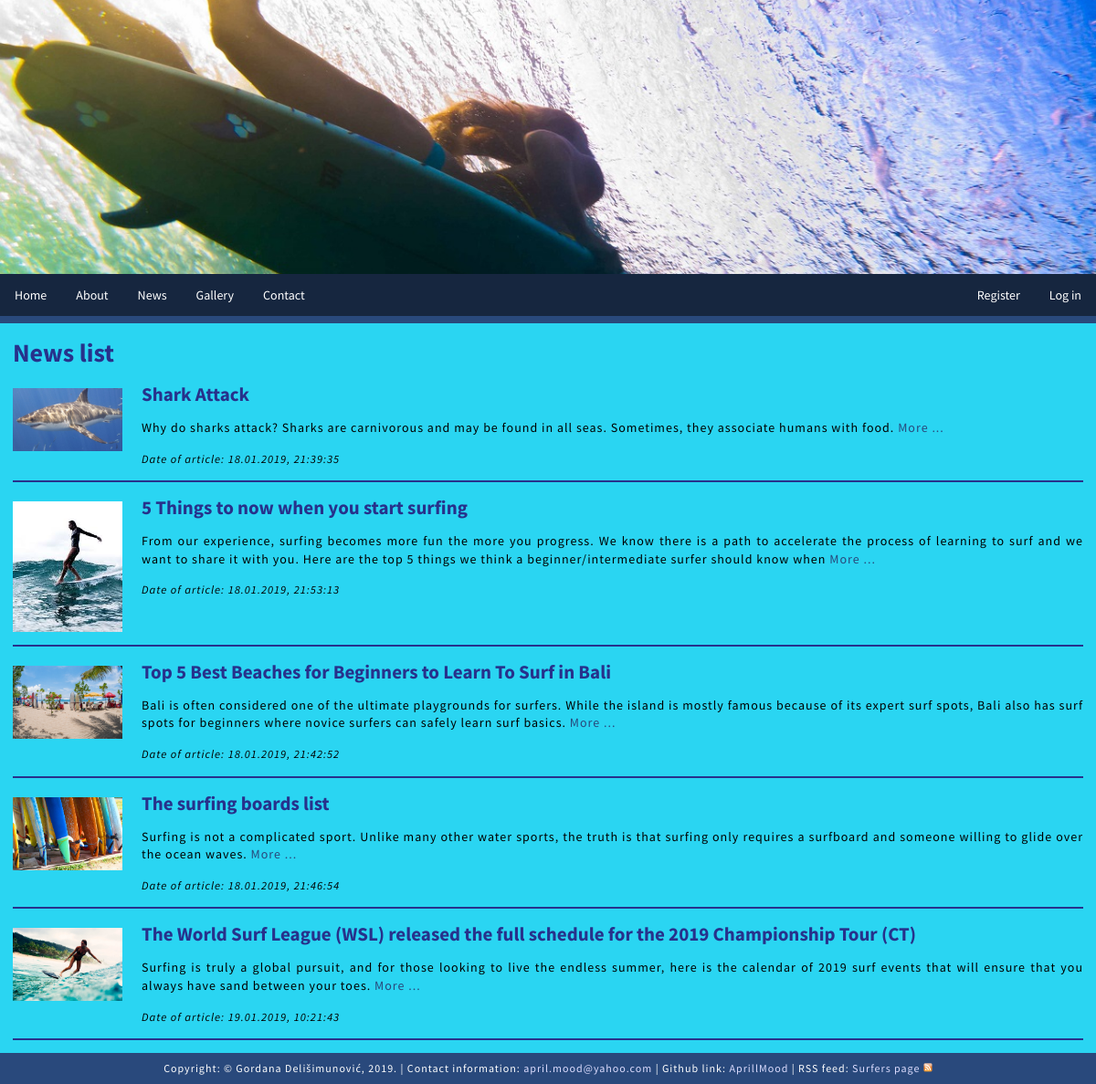
/index.php?menu=3, run on the app's committed database.
### tables this page shows
CREATE TABLE `news` (
  `new_id` int(11) NOT NULL,
  `new_title` varchar(255) NOT NULL,
  `new_shorttext` varchar(255) NOT NULL,
  `new_text` mediumtext NOT NULL,
  `new_date` timestamp NOT NULL DEFAULT CURRENT_TIMESTAMP ON UPDATE CURRENT_TIMESTAMP,
  `new_show` varchar(3) NOT NULL,
  `new_image` varchar(50) NOT NULL,
  `new_imagetext` varchar(50) NOT NULL
);

### news.php (the view)
<?php
print '
	<h1>News list</h1>
	<div class="news">';
$query ="SELECT * FROM news";
$result = @mysqli_query($MySQL, $query);
while($row = @mysqli_fetch_array($result)) {
	if ($row['new_show'] == "Yes"){
		print '
		<a href="commands.php?command=2&new_id='.$row['new_id'].'"><img src="images/News/'.$row['new_image'].'" alt="'.$row['new_image'].'" title="'.$row['new_image'].'"></a>
		<a href="commands.php?command=2&new_id='.$row['new_id'].'"><h2>'.$row['new_title'].'</h2></a>
		<p>'.nl2br($row['new_shorttext']).' <a href="commands.php?command=2&new_id='.$row['new_id'].'">More ...</a></p>
		<p><time datetime="'.parseDate($row['new_date']).'">Date of article: '.parseDate($row['new_date']).'</time></p>
		<hr />
	';
	}
}
print '
	</div>
';
?>

### index.php (shortened to what this page needs)
<?php
$MySQL = mysqli_connect("localhost","root","","goginphprojekt") or die('Error connecting to MySQL server.');
function parseDate($dtm){
	$date = DateTime::createFromFormat('Y-m-d H:i:s', $dtm);
	return $date->format('d.m.Y, H:i:s');
}
print '
<!DOCTYPE html>
<html lang="hr">
	<head>
		<link rel="stylesheet" href="style.css">
		<link href="https://fonts.googleapis.com/css?family=Source+Sans+Pro" rel="stylesheet">
		<meta http-equiv="Content-Type" content="text/html; charset=utf-8" />
		<meta name="description" content="Projektni zadatak HTML i CSS" />
		<meta name="keywords" content="projektni zadatak HTML i CSS,PHP" />
		<meta name="author" content="Gordana Delišimunović" />
		<meta name="viewport" content="width=device-width, initial-scale=1" />
		<title>Projektni zadatak HTML i CSS - Index page</title>
	</head>
	<body>
		<header>
			<div class="banner-image"></div>
			<nav>
				<ul>
					<li><a href="index.php?menu=1">Home</a></li>
					<li><a href="index.php?menu=2">About</a></li>
					<li><a href="index.php?menu=3">News</a></li>
					<li><a href="index.php?menu=4">Gallery</a></li>
					<li><a href="index.php?menu=5">Contact</a></li>';
					if (isset($_SESSION['pageUser']['role']) &&
						($_SESSION['pageUser']['role'] == "Administrator" ||
						 $_SESSION['pageUser']['role'] == "Editor" ||
						 $_SESSION['pageUser']['role'] == "User"))
					{
						print '<li class="nav-right"><a href="commands.php?command=1">Log out</a></li>';
					} else {
						print '<li class="nav-right"><a href="index.php?menu=6">Log in</a></li>';
						print '<li class="nav-right"><a href="index.php?menu=7">Register</a></li>';
					}
				print '
				</ul>
			</nav>
		</header>';
print '
		<div class="user-message">';
		print '</div>
		<main>';
		if (!isset($_GET['news'])) {
			if (!isset($_GET['menu']) || $_GET['menu'] == 1) { include("home.php"); }
			else if ($_GET['menu'] == 2) { include("about.php"); }
			else if ($_GET['menu'] == 3) { include("news.php"); }
		}
		print '
			<footer>
			  <p>Copyright: &copy; Gordana Delišimunović, 2019. | Contact information: <a href="mailto:april.mood@yahoo.com">april.mood@yahoo.com</a> | Github link:
			  <a href="https://github.com/AprillMood/PHP-surfers-page">AprillMood</a> | RSS feed: <a type="application/rss+xml" href="http://localhost/Goga_projekt_pHp/feed/rss.xml" target="_blank">
			Surfers page</a> <img src="images/RssFeed.png" style="width:10px;" alt="RSS feed" title="RSS feed for Surfers page"/>
		  </p>
			</footer>
		</main>
	</body>
</html>';
?>

### style.css (style rules this page uses)
body, html { font-family: 'Source Sans Pro', sans-serif; margin: 0; font-size: 14px; background-color: #2AD5F2; }
main a { color: #29497c; text-decoration: none; }
.banner-image { background-image: url("images/underduck.jpg"); background-position: center; background-repeat: no-repeat; background-size: cover; position: relative; height: 300px; }
header { display: block; width: 100%; }
footer { font-size: 12px; background-color: #29497c; padding: 0.3em; text-align: center; }
footer a { color: #ddddff; }
footer p { color: #ffffff; margin: 0.4em; text-align: center; }
div.user-message { display: block; font-size: 14px; background-color: #29497c; color: white; text-align: right; padding: 4px 16px; }
ul { list-style-type: none; margin: 0; padding: 0; overflow: hidden; background-color: #16263f; }
li { float: left; }
li.nav-right { float: right; }
li a { display: block; color: white; text-align: center; padding: 14px 16px; text-decoration: none; }
h1 { margin: 0.5em; font-size: 2em; color: #27318b; }
h2 { margin: 0.5em; font-size: 1.5em; color: #27318b; }
p { margin: 1em; line-height: 1.4em; letter-spacing: 1px; text-align: justify; }
hr { margin: 1em; border: 0.5px solid #27318b; clear: both; }
img { width: 80%; height: 80%; }
.news img { width: 10%; float: left; padding: 0.5em; margin: 0 1em 0.5em 0.5em; }
.news hr { margin: 1em; border: 0.5px solid #27318b; clear: both; }
.news time { font-size: 90%; font-style: italic; }

### data on the page
news: new_image (picture), new_title "Shark Attack", new_shorttext "Why do sharks attack? Sharks are carnivorous and may be found in all seas. Sometimes, they associate humans with food.", new_date "18.01.2019, 21:39:35"
news: new_image (picture), new_title "5 Things to now when you start surfing", new_shorttext "From our experience, surfing becomes more fun the more you progress. We know there is a path to accelerate the process of learning to surf and we want to share it with you. Here are the top 5 things we think a beginner/intermediate surfer should know when", new_date "18.01.2019, 21:53:13"
news: new_image (picture), new_title "Top 5 Best Beaches for Beginners to Learn To Surf in Bali", new_shorttext "Bali is often considered one of the ultimate playgrounds for surfers. While the island is mostly famous because of its expert surf spots, Bali also has surf spots for beginners where novice surfers can safely learn surf basics.", new_date "18.01.2019, 21:42:52"
news: new_image (picture), new_title "The surfing boards list", new_shorttext "Surfing is not a complicated sport. Unlike many other water sports, the truth is that surfing only requires a surfboard and someone willing to glide over the ocean waves.", new_date "18.01.2019, 21:46:54"
news: new_image (picture), new_title "The World Surf League (WSL) released the full schedule for the 2019 Championship Tour (CT)", new_shorttext "Surfing is truly a global pursuit, and for those looking to live the endless summer, here is the calendar of 2019 surf events that will ensure that you always have sand between your toes.", new_date "19.01.2019, 10:21:43"
